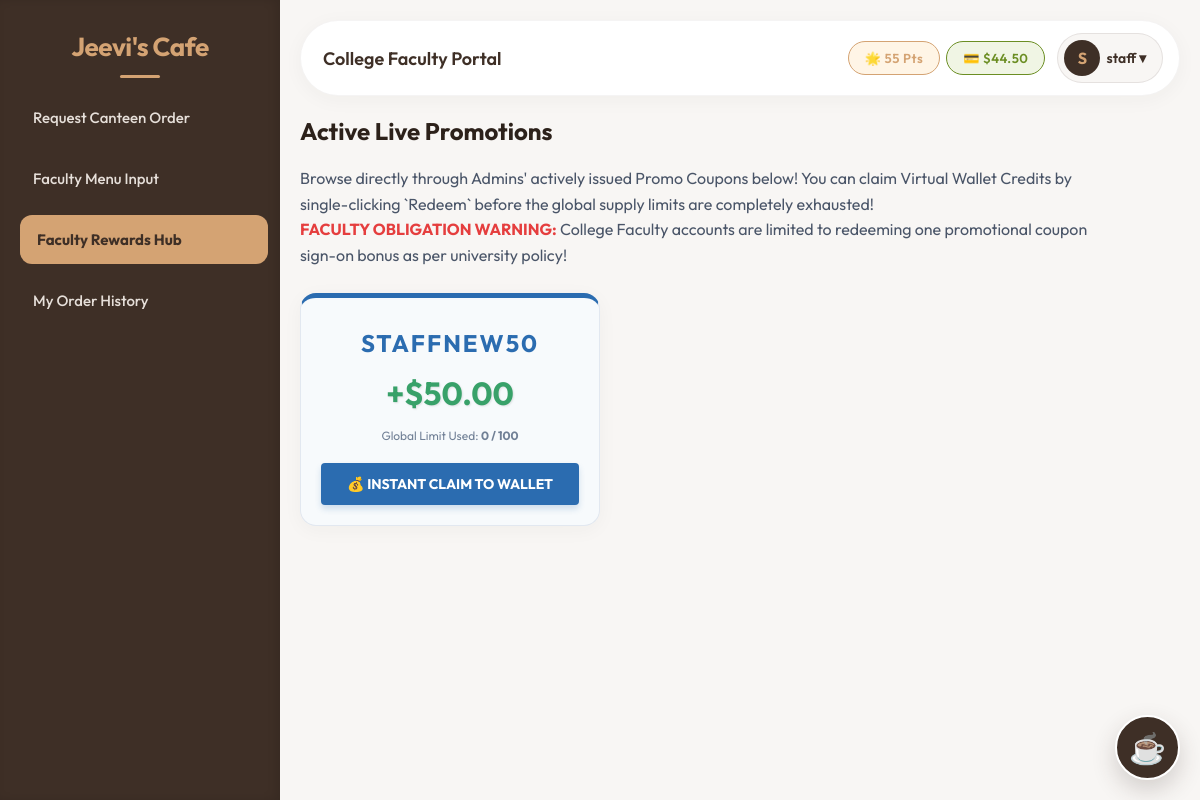
The page /facultyVouchers.php (signed in) on the database its author committed.
### tables this page shows
CREATE TABLE `users` (
  `id` int(11) NOT NULL,
  `username` varchar(50) NOT NULL,
  `password` varchar(255) NOT NULL,
  `role` enum('user','admin','staff') NOT NULL DEFAULT 'user',
  `wallet` decimal(10,2) DEFAULT 50.00,
  `loyalty_points` int(11) DEFAULT 0,
  `register_number` varchar(50) DEFAULT NULL
);

CREATE TABLE `vouchers` (
  `id` int(11) NOT NULL,
  `code` varchar(50) NOT NULL,
  `discount_value` decimal(10,2) NOT NULL,
  `max_uses` int(11) DEFAULT 1,
  `current_uses` int(11) DEFAULT 0,
  `is_active` tinyint(1) DEFAULT 1,
  `target_role` enum('user','staff') DEFAULT 'user'
);

### facultyVouchers.php (the view, shortened to what this page needs)
<?php
require 'includes/header.php';
$vouchers = $conn->query("SELECT * FROM vouchers WHERE is_active=1 AND target_role='$role' ORDER BY id DESC");
$claimed = [];
?>
<h2 style="margin-bottom: 20px;">Active Live Promotions</h2>
<p style="margin-bottom: 25px; color: #4a5568; max-width:800px; line-height:1.6;">
    Browse directly through Admins' actively issued Promo Coupons below! You can claim Virtual Wallet Credits by single-clicking `Redeem` before the global supply limits are completely exhausted!
    <?php if($role === 'staff'): ?>
    <br><strong style="color:#e53e3e;">FACULTY OBLIGATION WARNING:</strong> College Faculty accounts are limited to redeeming one promotional coupon sign-on bonus as per university policy!
    <?php endif; ?>
</p>
<div style="display:flex; flex-wrap:wrap; gap:20px;">
    <?php while ($row = $vouchers->fetch_assoc()): ?>
    <?php $is_claimed = in_array($row['id'], $claimed); ?>
    <div class="form-container" style="margin:0; width: 300px; display:flex; flex-direction:column; background-color: #f7fafc; border: 1px solid #e2e8f0; border-top: 5px solid #2b6cb0;">
        <h3 style="color:#2b6cb0; text-align:center; font-size:24px; letter-spacing:2px; margin-top:10px; text-transform: uppercase;">
            <?php echo htmlspecialchars($row['code']); ?>
        </h3>
        <p style="text-align:center; font-size:32px; font-weight:bold; color:#38a169; text-shadow: 1px 1px 2px rgba(0,0,0,0.1); margin: 15px 0;">
            +$<?php echo number_format($row['discount_value'], 2); ?>
        </p>
        <p style="text-align:center; font-size:12px; color:#718096; margin-bottom:20px;">
            Global Limit Used: <strong><?php echo $row['current_uses']; ?> / <?php echo $row['max_uses']; ?></strong>
        </p>
        <?php if($is_claimed): ?>
            <span class="badge badge-completed" style="text-align:center; background:#a0aec0; padding:12px; font-size: 14px; border-radius: 4px;">Already Redeemed by You</span>
        <?php else: ?>
            <button onclick="handleAction('redeem_voucher', '<?php echo htmlspecialchars($row['code']); ?>')" class="btn" style="background:#2b6cb0; font-size: 14px; padding: 12px; font-weight: bold; border-radius: 4px; box-shadow: 0 4px 6px rgba(43,108,176, 0.2);">
                💰 INSTANT CLAIM TO WALLET
            </button>
        <?php endif; ?>
    </div>
    <?php endwhile; ?>
</div>
<?php require 'includes/footer.php'; ?>

### includes/header.php (shortened to what this page needs)
<?php
require 'includes/db.php';
$stmt = $conn->prepare("SELECT username, role, wallet, loyalty_points FROM users WHERE id=?");
$stmt->bind_param("i", $_SESSION['user_id']);
$stmt->execute();
$me = $stmt->get_result()->fetch_assoc();
$username = $me['username'];
$role = trim(strtolower($me['role']));
$wallet = $me['wallet'];
$loyalty_points = $me['loyalty_points'] ?? 0;
$currentPage = basename($_SERVER['PHP_SELF']);
?>
<!DOCTYPE html>
<html lang="en">
<head>
    <link rel="stylesheet" href="assets/css/style.css">
</head>
<body>
<div class="app-container">
    <div class="sidebar">
        <h2>Jeevi's Cafe</h2>
        <ul>
            <?php if ($role === 'staff'): ?>
            <li><a href="facultyIndex.php" class="<?php echo ($currentPage=='facultyIndex.php')?'active':''; ?>">Request Canteen Order</a></li>
            <li><a href="facultyVote.php" class="<?php echo ($currentPage=='facultyVote.php')?'active':''; ?>">Faculty Menu Input</a></li>
            <li><a href="facultyVouchers.php" class="<?php echo ($currentPage=='facultyVouchers.php')?'active':''; ?>">Faculty Rewards Hub</a></li>
            <li><a href="facultyOrders.php" class="<?php echo ($currentPage=='facultyOrders.php')?'active':''; ?>">My Order History</a></li>
            <?php endif; ?>
        </ul>
    </div>
    <div class="main-content">
        <div class="header">
            <h3><?php
                if($role === 'admin') echo 'Canteen Administrator';
                elseif($role === 'staff') echo 'College Faculty Portal';
                else echo 'Student Portal';
            ?></h3>
            <div class="user-info">
                <?php if($role === 'user' || $role === 'staff'): ?>
                <div class="badge-group">
                    <span class="badge" style="background:#FFF5E6; color:#D4A373; border: 1px solid #D4A373;">🌟 <span id="nav-points"><?php echo $loyalty_points; ?></span> Pts</span>
                    <span class="badge" style="background:#F0F5E4; color:#6B8E23; border: 1px solid #6B8E23;">💳 $<span id="nav-wallet"><?php echo number_format($wallet, 2); ?></span></span>
                </div>
                <?php endif; ?>
                <div class="user-dropdown-container">
                    <div class="user-avatar-btn">
                        <div class="avatar-circle"><?php echo strtoupper(substr($username, 0, 1)); ?></div>
                        <span class="avatar-text"><?php echo htmlspecialchars($username); ?> ▾</span>
                    </div>
                </div>
            </div>
        </div>
        <div class="content-body">

### assets/css/style.css (style rules this page uses)
:root { --bg-color: #F8F6F4; --sidebar-bg: #3E2F26; --sidebar-text: #F8F6F4; --text-main: #2C211A; --text-muted: #7E6B5A; --accent: #D4A373; --accent-hover: #BC8F60; --card-bg: #FFFFFF; --success: #6B8E23; --danger: #C05640; --space-xs: 4px; --space-sm: 6px; --space-md: 12px; --space-lg: 16px; --space-xl: 20px; --space-xxl: 30px; --radius-small: 6px; --radius-medium: 12px; --radius-large: 16px; --radius-pill: 9999px; --shadow-soft: 0 4px 20px rgba(62, 47, 38, 0.04); --shadow-hover: 0 10px 30px rgba(62, 47, 38, 0.08); --shadow-dropdown: 0 10px 40px rgba(0, 0, 0, 0.1); }
* { box-sizing: border-box; margin: 0; padding: 0; font-family: 'Outfit', sans-serif; }
body { background-color: var(--bg-color); color: var(--text-main); display: flex; min-height: 100vh; }
a { text-decoration: none; color: inherit; }
.app-container { display: flex; width: 100%; }
.sidebar { width: 280px; background-color: var(--sidebar-bg); color: var(--sidebar-text); padding: var(--space-xxl) var(--space-lg); display: flex; flex-direction: column; box-shadow: inset -4px 0 10px rgba(0,0,0,0.1); }
.sidebar h2 { font-size: 26px; font-weight: 700; margin-bottom: var(--space-xxl); color: var(--accent); text-align: center; letter-spacing: -0.5px; position: relative; }
.sidebar h2::after { content: ''; position: absolute; bottom: -15px; left: 50%; transform: translateX(-50%); width: 40px; height: 3px; background-color: var(--accent); border-radius: var(--radius-pill); }
.sidebar ul { list-style: none; flex: 1; }
.sidebar ul li { margin-bottom: var(--space-md); }
.sidebar ul li a { display: block; padding: 14px var(--space-lg); border-radius: var(--radius-medium); font-weight: 500; font-size: 15px; color: #E6DFD9; transition: all 0.3s cubic-bezier(0.16, 1, 0.3, 1); border: 1px dashed transparent; }
.sidebar ul li a:hover, .sidebar ul li a.active { background-color: rgba(212, 163, 115, 0.15); color: var(--accent); border: 1px dashed var(--accent); transform: translateX(4px); }
.sidebar ul li a.active { background-color: var(--accent); color: var(--sidebar-bg); font-weight: 700; }
.main-content { flex: 1; display: flex; flex-direction: column; padding: var(--space-xl); overflow-y: auto; height: 100vh; }
.header { background-color: var(--card-bg); padding: var(--space-md) var(--space-lg); border-radius: var(--radius-pill); display: flex; justify-content: space-between; align-items: center; margin-bottom: var(--space-xl); box-shadow: var(--shadow-soft); border: 1px solid rgba(62, 47, 38, 0.05); }
.header h3 { font-size: 18px; font-weight: 600; color: var(--sidebar-bg); padding-left: var(--space-sm); }
.user-info { display: flex; align-items: center; font-size: 14px; gap: var(--space-md); }
.badge-group { display: flex; gap: var(--space-sm); }
.user-dropdown-container { position: relative; display: inline-block; }
.user-avatar-btn { display: flex; align-items: center; gap: var(--space-sm); padding: 6px 16px 6px 6px; background-color: var(--bg-color); border-radius: var(--radius-pill); border: 1px solid rgba(62, 47, 38, 0.1); cursor: pointer; transition: all 0.2s ease; }
.avatar-circle { width: 36px; height: 36px; background-color: var(--sidebar-bg); color: var(--accent); border-radius: 50%; display: flex; align-items: center; justify-content: center; font-weight: bold; font-size: 16px; }
.avatar-text { font-weight: 600; color: var(--sidebar-bg); }
.form-container { background: var(--card-bg); padding: var(--space-xl); border-radius: var(--radius-large); margin-bottom: var(--space-xl); box-shadow: var(--shadow-soft); border: 1px solid rgba(62, 47, 38, 0.03); transition: transform 0.3s ease, box-shadow 0.3s ease; }
.btn { display: inline-block; padding: 14px var(--space-lg); background-color: var(--sidebar-bg); color: #fff; border: none; border-radius: var(--radius-pill); font-size: 15px; font-weight: 600; cursor: pointer; transition: all 0.2s ease; text-align: center; font-family: inherit; }
.badge { padding: 8px 16px; border-radius: var(--radius-pill); font-size: 13px; font-weight: 600; display: inline-block; letter-spacing: 0.5px; }

### rows shown on the page
users: loyalty_points "55", wallet "44.50", username "S", username "staff"
vouchers: code "STAFFNEW50", discount_value "50.00", current_uses "0", max_uses "100"
